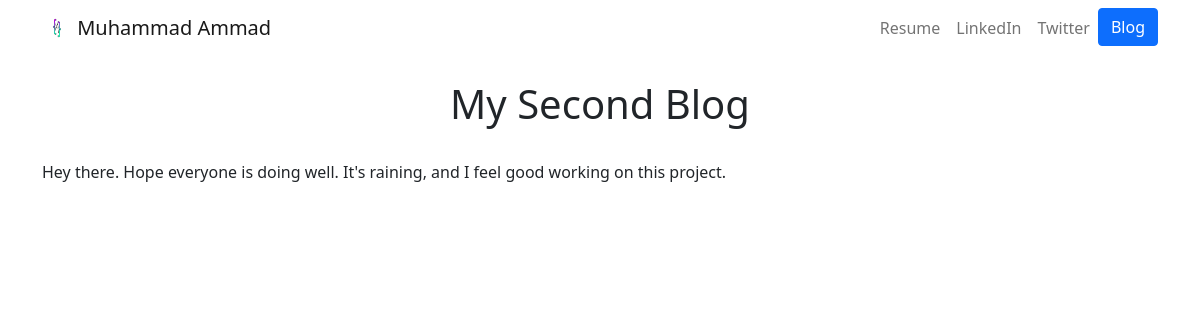
The app's page /blog/2/ with its own data.
### myBlog/models.py (models this page shows, shortened)
class Blog(models.Model):
    title = models.CharField(max_length=200)
    date = models.DateField()
    description = models.TextField()

### myBlog/views.py (the view)
# urls.py: path('<int:blog_id>/', views.detail, name ='detail'),
def detail(request, blog_id):
    blog = get_object_or_404(Blog,pk=blog_id)
    return render(request, 'myBlog/detail.html', {'blog':blog})

### myBlog/templates/myBlog/detail.html (shortened to what this page needs)
{% extends 'myportfolioApp/base.html' %}
{% block content %}
<!DOCTYPE html>
<html lang="en">
<head>
</head>
<body>
    <div class="container text-center">
        <h1>{{blog.title}}</h1>
    </div>
    <br>
    <div>
        <p>{{ blog.description }}</p>
    </div>
</body>
</html>
{% endblock %}

### records on screen
Blog: title "My Second Blog", description "Hey there. Hope everyone is doing well. It's raining, and I feel good working on this project."
